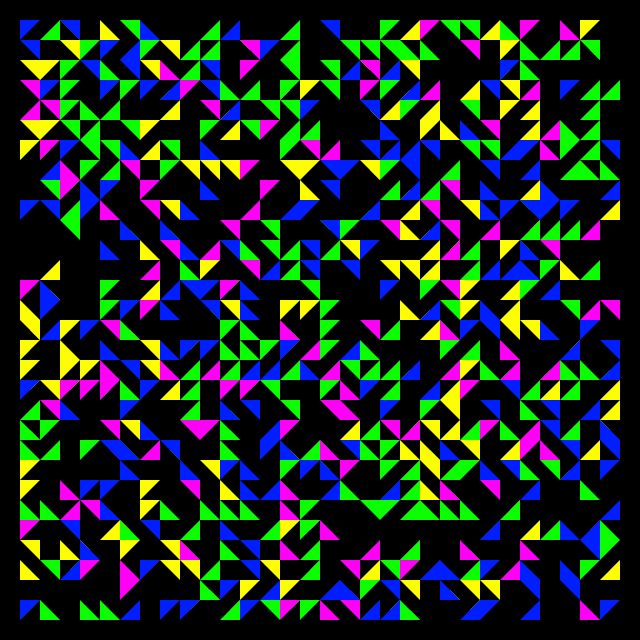
Frame 1 (no input)
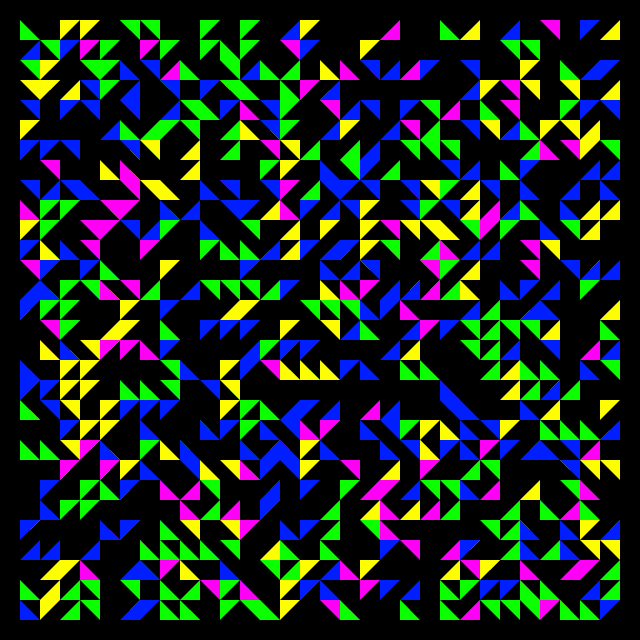
Frame 2 (the mouse pressed at the canvas centre, redrawn once)

The Processing sketch that drew these frames (run headless with seeded random() and noise(); the mouse was pressed at the canvas centre and the sketch redrawn once):

// Processing sketch: build
// ── build.pde
int x = 50;
int y = 50;
int size = 20;

void setup() {
	size(640, 640);
}

void draw() {
	noLoop();
	noStroke();
	background(0);
	for (int x = size; x < width - size; x+= size) {
		for (int y = size; y < width - size; y += size) {
			rotated_tile(x, y, size);
		}
	}
	

}

void rotated_tile(int x, int y, int s){
	int random_num = round(random(3));
	if (random_num == 0) {
		color c = #fdfe02;
		triangle_tile(x, y, s, c);
	}
	if (random_num == 1) {
		color c = #0bff01;
		pushMatrix();
		rotate(PI/2);
		translate(0, -width);
		triangle_tile(x, y, s, c);
		popMatrix();
	}
	if (random_num == 2) {
		color c = #011efe;
		rotate(PI);
		translate(-height, -width);
		triangle_tile(x, y, s, c);
	} 
	if (random_num == 3) {
		color c = #fe00f6;
		rotate(3*PI/2);
		translate(-height, 0);
		triangle_tile(x, y, s, c);
	}
}

void triangle_tile(int x, int y, int s, color c){
	fill(0);
	triangle(x, y, x, y + s, x + s, y);
	fill(c);
	triangle(x, y + size, x + size, y, x + size, y + size);
}
